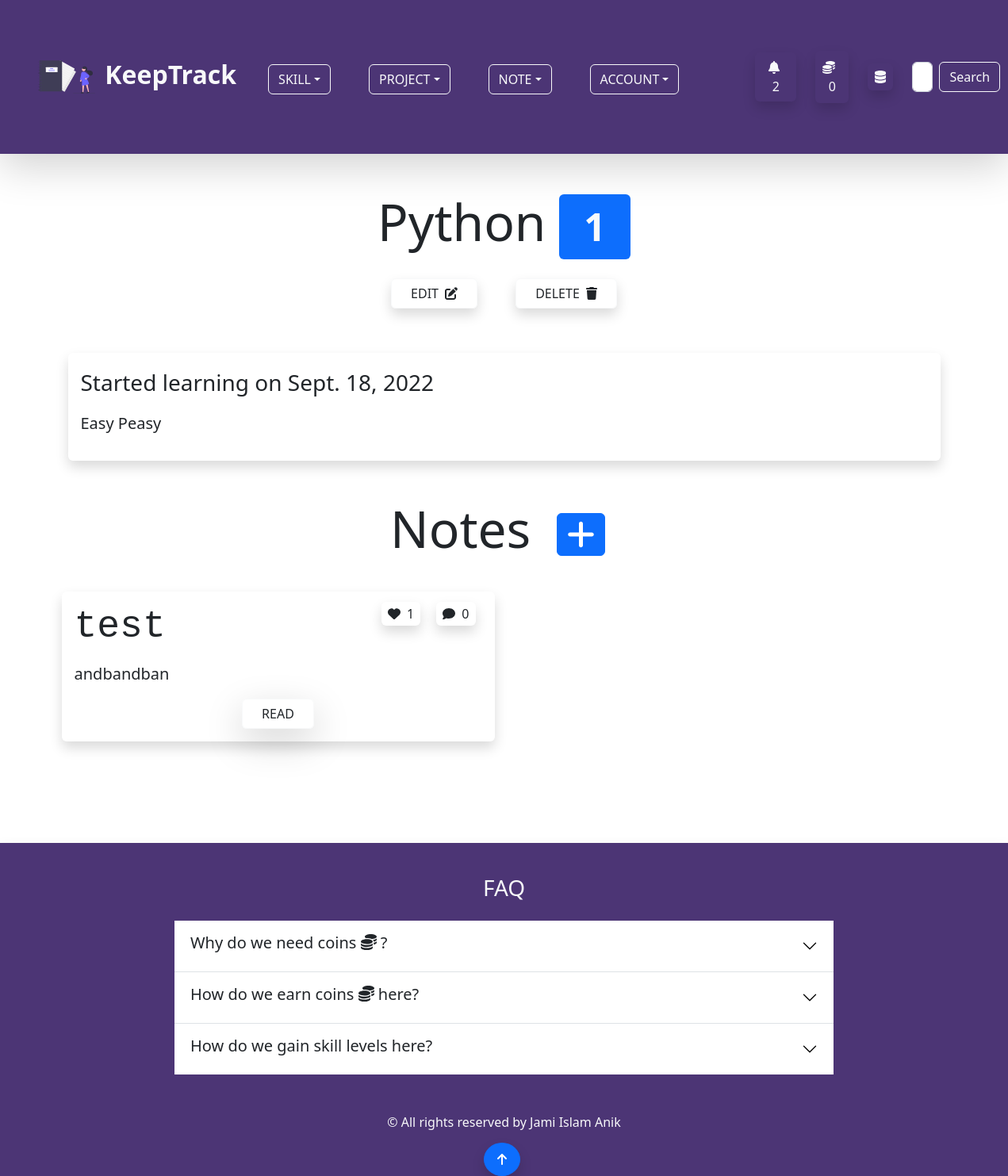
Screenshot of /skill/single_skill/1/ (signed in) with the database file from the repository.
### account/models.py (models this page shows, shortened)
class Profile(models.Model):
    user = models.OneToOneField(User,on_delete=models.CASCADE,null=True,blank=True)
    profile_image = models.ImageField(null=True,blank=True,upload_to='keeptrack/images/',default = 'keeptrack/default_images/default_profile_i2ejjp.png')
    username = models.CharField(max_length=255)
    first_name = models.CharField(max_length=255,null=True,blank=True)
    last_name = models.CharField(max_length=255,null=True,blank=True)
    bio = models.TextField(max_length=2000,blank=True,null=True)
    email = models.EmailField(max_length=255,blank=True,null=True)
    portfolio_site = models.URLField(max_length=500,blank=True,null=True)
    facebook = models.URLField(max_length=2000,blank=True,null=True)
    linkedin = models.URLField(max_length=2000,blank=True,null=True)
    youtube = models.URLField(max_length=2000,blank=True,null=True)
    coin = models.IntegerField(default=100,null=True,blank=True)

### skill/models.py (models this page shows, shortened)
class Skill(models.Model):
    SKILL_TYPE_CHOICES = (
        ('Programming Language','Programming Language'),
        ('Database','Database'),
        ('Hosting Platform','Hosting Platform'),
        ('Coding Utility','Coding Utility'),
        ('Frontend Framework','Frontend Framework'),
        ('Backend Framework','Backend Framework'),
        ('Machine Learning Tool','Machine Learning Tool'),
        ('Data Science Tool','Data Science Tool'),
        ('Artificial Intelligence Tool','Artificial Intelligence Tool')
    )
    skill_type = models.CharField(max_length=200,choices=SKILL_TYPE_CHOICES,null=True,blank=True)
    note = GenericRelation(Note)
    owner = models.ForeignKey(Profile, on_delete=models.CASCADE,null=True,blank=True,default="Coding Utility")
    title = models.CharField(max_length=255)
    description = models.TextField(max_length=500,null=True,blank=True)
    skill_level = models.IntegerField(default=1)
    current_point = models.IntegerField(default=0)
    learning = models.BooleanField(default=True)
    started_learning = models.DateField(null=True,blank=True,auto_now_add=True)
    class Meta:
        ordering = ['skill_level','current_point']

### note/models.py (models this page shows)
class Note(models.Model):
    comment = GenericRelation(Comment)
    like = GenericRelation(Like)
    content_type = models.ForeignKey(ContentType, null=True, on_delete=models.SET_NULL)
    object_id = models.IntegerField()
    content_object = GenericForeignKey()
    owner = models.ForeignKey(Profile,on_delete=models.CASCADE)
    note_image = models.ImageField(null=True, blank =True, upload_to='keeptrack/images/')
    title = models.CharField(max_length=255)
    body = models.TextField()
    created_at = models.DateTimeField(auto_now_add=True)
    class Meta:
        ordering = ['-created_at']

### skill/views.py (the view)
# urls.py: path('single_skill/<str:pk>/',views.single_skill_page,name='single-skill-page'),
@login_required(login_url="login-page")
def single_skill_page(request,pk):
    profile = request.user.profile
    try:
        skill = profile.skill_set.get(id=pk)
    except:
        messages.info(request,'You are not authorized to view this page!')
        return redirect('home-page')
    form = SkillForm(instance=skill)
    if request.method == 'POST' and request.POST.get("action") == "delete" and skill.owner == request.user.profile :
        skill.delete()
        messages.success(request, f"Your skill on {skill.title} has been successfully deleted!")
        return redirect('skill-page')
    elif request.method == 'POST' and request.POST.get("action") == "update" and skill.owner == request.user.profile:
        form = SkillForm(request.POST,instance=skill)
        if form.is_valid():
            form.save()
            return redirect('single-skill-page',pk=skill.id)
    context = {
        'skill':skill,
        'form':form,
    }
    return render(request,'skill/single_skill_page.html',context)

### skill/forms.py
class SkillForm(ModelForm):
    class Meta:
        model = Skill
        fields = ('title','description','skill_type')
        labels = {
            'title':'Skill Title',
            'skill_type':'Skill Type'
        }
        widgets = {
            'title':forms.TextInput(attrs={'class':'form-control','placeholder':'Python'}),
            'description':forms.Textarea(attrs={'class':'form-control','placeholder':'Python is easy to learn...'}),
            'skill_type':forms.Select(attrs={'class':'form-control','placeholder':'Programming Language'}),
        }

### skill/templates/skill/single_skill_page.html (shortened to what this page needs)
{% extends 'base.html' %}
{% block content %}
<div class="container">
    <h3 class="display-3 text-center my-2 pb-3">{{skill.title }} <span class="badge bg-primary text-light"
            title="Current Level">{{ skill.skill_level }}</span></h3>
    <div class="d-flex align-items-center justify-content-center pb-5">
        <button class="btn btn-outline-light px-4 mx-4 shadow text-dark" data-bs-toggle="modal"
            data-bs-target="#modalUpdate">EDIT
            <span class="ps-1"><i class="fas fa-edit"></i></span>
        </button>
        <button class="btn btn-outline-light px-4 mx-4 shadow text-dark" data-bs-toggle="modal"
            data-bs-target="#modalDelete">DELETE
            <span class="ps-1"><i class="fas fa-trash"></i></span>
        </button>
    </div>
    <div class="rounded shadow m-2 p-3">
        <p class="fs-3">Started learning on {{ skill.started_learning }}</p>
        {% if skill.description %}
        <p class="lead">{{ skill.description }} </p>
        {% else %}
        <p class="lead">{{ skill.title }} is a {{ skill.skill_type }}.</p>
        {% endif %}
    </div>
    <div class="my-5 rounded">
        <h3 class="display-3 text-center mb-4">Notes
            <a href="{% url 'note-form-page' skill.id %}?object=skill" class="mx-3 btn btn-primary fs-5"><i class="fas fa-plus fa-2xl"></i></a>
        </h3>
        <div class="row my-2">
            {% for note in skill.note.all %}
            <div class="col-12 col-md-6 my-3">
                <div class="rounded shadow p-3">
                    <h5 class="display-5 font-monospace d-inline-block">{{ note.title }}</h5>
                    <div class="text-center d-inline-block float-end">
                        <span class="rounded px-2 py-1 mx-2 shadow"><i class="fas fa-heart pe-2"></i>{{ note.like.count }}</span>
                        <span class="rounded px-2 py-1 mx-2 shadow"><i class="fas fa-comment pe-2"></i>{{ note.comment.count }}</span>
                    </div>
                    <p class="lead my-2">{{ note.body|slice:"100" }}</p>
                    <div class="text-center"><a href="{% url 'single-note-page' note.id %}" class="btn btn-outline-light mt-2 px-4 shadow-lg text-dark">READ</a></div>
                </div>
            </div>
            {% endfor %}
        </div>
        </div>
    </div>
{% endblock content %}

### templates/navbar.html (shortened to what this page needs)
{% load static %}
<nav class="navbar navbar-expand-lg navbar-light mb-5 shadow-lg" id="custom-bg">
  <div class="container-fluid p-3 p-md-5">
    <a class="navbar-brand fs-2 text-light fw-bold" href="{% url 'home-page' %}">
      <img src="{% static 'svg/undraw_personal_notebook_re_d7dc.svg' %}" alt="icon" class="me-1 bg-transparent"
        width="72" height="72">
      KeepTrack
    </a>
    <div class="collapse navbar-collapse" id="navbarSupportedContent">
      <ul class="navbar-nav me-auto mb-2 mb-lg-0 px-4 fs-3">
        {% if user.is_authenticated %}
        <li class="nav-item dropdown me-5 mb-3 mb-md-0">
          <button class="btn btn-outline-light dropdown-toggle text-uppercase" id="navbarWithDropdown"
            data-bs-toggle="dropdown" role="button" aria-expanded="false">Skill</button>
        </li>
        <li class="nav-item dropdown me-5 mb-3 mb-md-0">
          <button class="btn btn-outline-light dropdown-toggle text-uppercase" id="navbarWithDropdown"
            data-bs-toggle="dropdown" role="button" aria-expanded="false">Project</button>
        </li>
        <li class="nav-item dropdown me-5 mb-3 mb-md-0">
          <button class="btn btn-outline-light dropdown-toggle text-uppercase" id="navbarWithDropdown"
            data-bs-toggle="dropdown" role="button" aria-expanded="false">Note</button>
        </li>
        {% endif %}
        <li class="nav-item dropdown me-5 mb-3 mb-md-0">
          <button class="btn btn-outline-light dropdown-toggle text-uppercase" id="navbarWithDropdown"
            data-bs-toggle="dropdown" role="button" aria-expanded="false">Account</button>
        </li>
      </ul>
      {% if user.is_authenticated %}
      <button class="btn mx-4 shadow text-light" data-bs-toggle="modal"
                    data-bs-target="#notificationModal"><span class="ps-1"><i class="fas fa-bell fa-bounce pe-2"></i>
                      {{ user.profile.notification_set.count }}
                    </span>
                </button>
      <a href="{% url 'note-page' %}" class="btn text-light p-2 me-4 shadow rounded my-2"><i class="fas fa-coins fa-bounce pe-2"></i>{{ user.profile.coin }} </a>
      {% if user.is_superuser %}
      <a href="{% url 'dashboard' %}" class="btn text-light p-1 px-2 me-4 shadow rounded my-2"><i class="fas fa-database fa-bounce"></i></a>
      {% endif %}
      {% endif %}
      <form class="d-flex my-2" method="POST" action="{% url 'home-page' %}">
        <input class="form-control me-2" type="search" placeholder="Search Users by username..." aria-label="Search" name="searched">
        <button class="btn btn-outline-light" type="submit">Search</button>
      </form>
    </div>
  </div>
</nav>

### static/css/app.css (style rules this page uses)
#custom-bg { background-color: #4C3575; }

### rows the page displays
Skill: title "Python", skill_level "1", started_learning "Sept. 18, 2022", description "Easy Peasy"
Note: title "test", like.count "1", comment.count "0", body "andbandban"

### other values shown
{{ user.profile.notification_set.count }} "2"
{{ user.profile.coin }} "0"
